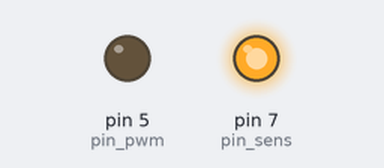
A sketch run on a simulated Arduino Uno, built with avr-gcc and run on an emulated ATmega328P. On the bench: output pins drawn as LEDs (lit = HIGH).

Above: at 0.1 s.
Timing chart, 0 to 1.6 s (numbered marks = the images above):
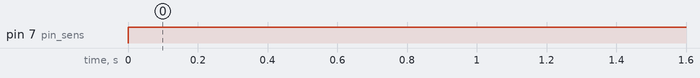

The sketch:

Test_H_bridge.ino
```cpp
#define pin_pwm 5 //Pïn de contrôle de la vitesse dans le sens B sur le MOSFET N
#define pin_sens 7 //Pin de contrôle dans le sens A sur le MOSFET P
//#define pin_sens_b 7 //Pin de contrôle dans le sens B sur le MOSFET P

void setup() {
  pinMode(pin_sens,OUTPUT);
  //pinMode(pin_sens_b,OUTPUT);
  pinMode(pin_pwm,OUTPUT);
}

void loop() {
  digitalWrite(pin_pwm,LOW);
  digitalWrite(pin_sens,HIGH);
  /*
  digitalWrite(pin_sens,HIGH);
  for(int i =0; i<255; i++){
    analogWrite(pin_pwm,i);
    delay(10);
  }
  delay(10000);
  for(int i =255; i>0; i--){
    analogWrite(pin_pwm,i);
    delay(10);
  }
  digitalWrite(pin_sens,LOW);
    for(int i =0; i<255; i++){
    analogWrite(pin_pwm,i);
    delay(10);
  }
  delay(10000);
  for(int i =255; i>0; i--){
    analogWrite(pin_pwm,i);
    delay(10);
  }*/

}
```

Measured:
- by itself, pin 7 (pin_sens): LOW → HIGH at 0.00 s
